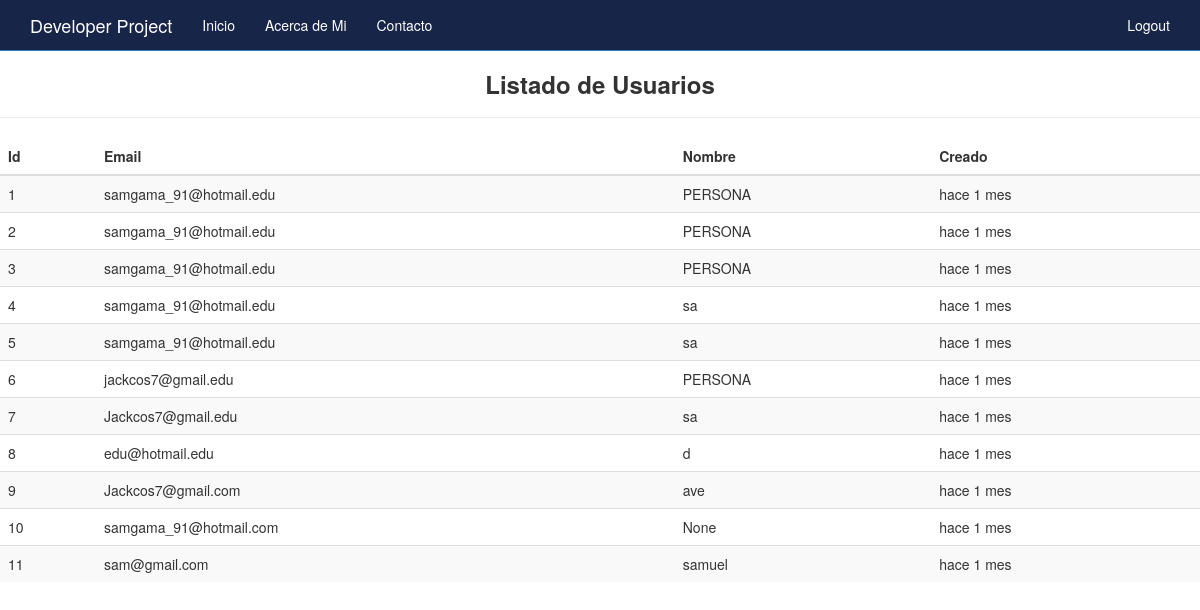
The app's page / (signed in), older data.
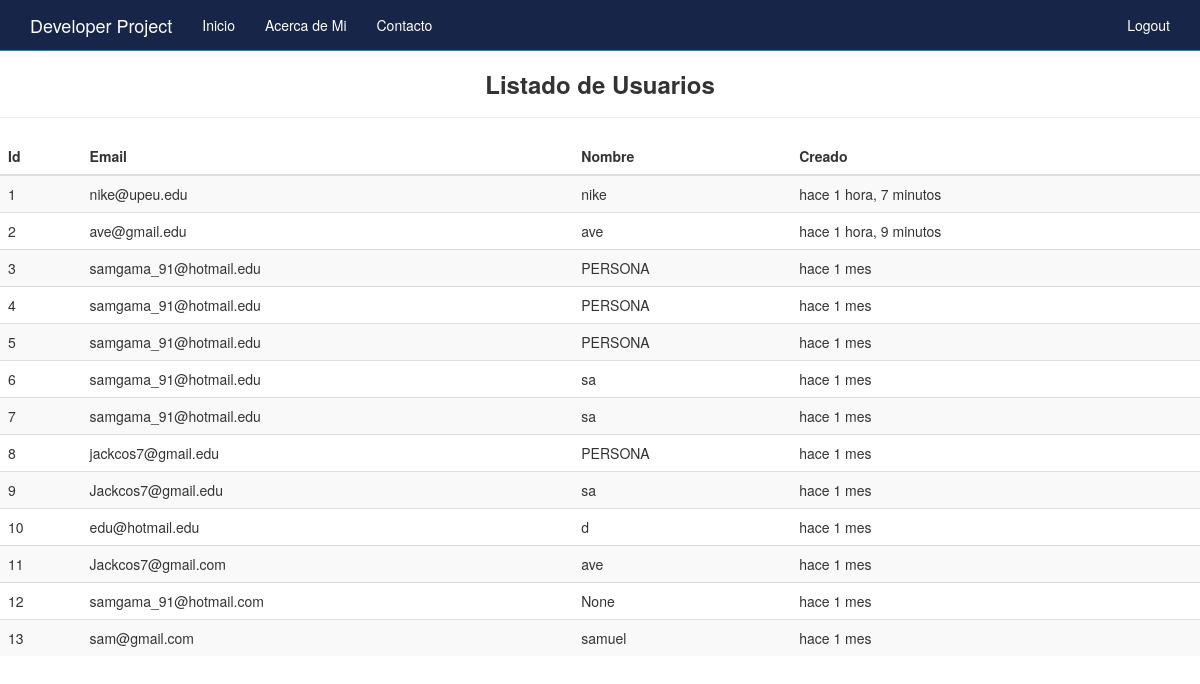
The same page, newer data.
### boletin/models.py (models this page shows)
class Registrado(models.Model):
	nombre = models.CharField(max_length=100, blank=True, null=True)
	email = models.EmailField()
	timestamp = models.DateTimeField(auto_now_add=True, auto_now=False)
	def __unicode__(self):
		return self.email

### boletin/views.py (the view)
# urls.py: url(r'^$', views.inicio, name='inicio'),
def inicio(request):
	titulo = "Bienvenido"
	if request.user.is_authenticated():
		titulo = "Bienvenido %s" %(request.user)
	form = RegModelForm(request.POST or None)
	context = {
				"titulo": titulo,
				"el_form": form,
			}
	if form.is_valid():
		instance = form.save(commit=False)
		nombre = form.cleaned_data.get("nombre")
		email = form.cleaned_data.get("email")
		if not instance.nombre:
			instance.nombre = "PERSONA"
		instance.save()
		context = {
			"titulo": "Gracias %s!" %(nombre)
		}
		if not nombre:
			context = {
				"titulo": "Gracias %s!" %(email)
			}
		print instance
		print instance.timestamp
	if request.user.is_authenticated() and request.user.is_staff:
		queryset = Registrado.objects.all().order_by("-timestamp") # .filter(nombre__iexact="sa")
		context = {
			"queryset": queryset,
		}
	return render(request, "inicio.html", context)

### templates/inicio.html (shortened to what this page needs)
{% extends "base.html" %}
{% load crispy_forms_tags %}
{% load static %}
{% block jumbotron %}
{% if request.user.is_staff %}
<h3 class="text-align-center"><strong>Listado de Usuarios</strong></h3>
<hr>
<table class="table table-striped">
 <thead>
  <th>Id</td>
  <th>Email</th>
  <th>Nombre</th>
  <th>Creado</th>
 </thead>
 <tbody>
{% for instance in queryset %}
<tr>
  <td>{{forloop.counter}}</td>
  <td>{{instance}}</td>
  <td>{{instance.nombre}}</td>
  <td>hace {{instance.timestamp|timesince}}</td>
</tr>
{% endfor %}
</tbody>
</table>
{% endif %}
{% endblock %}

### templates/base.html (shortened to what this page needs)
<!DOCTYPE html>
{% load static %}
<html lang="es">
  <head>
    {% include "head_css.html" %}
  </head>
  <body>
    {% include "navbar.html" %}
    {% block jumbotron %}
    {% endblock %}
  </body>
</html>

### templates/head_css.html (shortened to what this page needs)
{% load static %}
    <link href="{% static 'css/bootstrap.min.css' %}" rel="stylesheet">
    <link href="{% static 'css/ie10-viewport-bug-workaround.css' %}" rel="stylesheet">
    <link href="{% static 'css/navbar-static-top.css' %}" rel="stylesheet">
    <link href="{% static 'css/custom.css' %}" rel="stylesheet">

### templates/navbar.html (shortened to what this page needs)
<nav class="navbar navbar-default navbar-static-top">
      <div class="container">
        <div class="navbar-header">
          <a class="navbar-brand" href="/">Developer Project</a>
        </div>
        <div id="navbar" class="navbar-collapse collapse">
          <ul class="nav navbar-nav">
            <li><a href="/">Inicio</a></li>
            <li><a href="{% url 'about' %}">Acerca de Mi</a></li>
            <li><a href="{% url 'contact' %}">Contacto</a></li>
          </ul>
          <ul class="nav navbar-nav navbar-right">
            {% if request.user.is_authenticated %}
            <li><a href="{% url 'auth_logout' %}">Logout</a></li>
            {% else %}
            <li><a href="{% url 'registration_register' %}">Registrarse</a></li>
            {% endif %}
          </ul>
        </div>
      </div>
    </nav>

### templates/javascript.html (shortened to what this page needs)
	{% load static %}

### static_pro/static/css/navbar-static-top.css (style rules this page uses)
body { min-height: 750px; }
.navbar-static-top { margin-bottom: 0px; }
.navbar-default { background-color: #172548 !important; border-color: #337ab7; }
.navbar-default .navbar-brand { color: #fff; }
.navbar-default .navbar-nav>li>a { color: #fff; }

### static_pro/static/css/custom.css (style rules this page uses)
.text-align-center { text-align: center; }

Row changes from the older to the newer data that the page shows:
added Registrado: email "nike@upeu.edu", nombre "nike", timestamp "1 hora, 7 minutos"
added Registrado: email "ave@gmail.edu", nombre "ave", timestamp "1 hora, 9 minutos"
